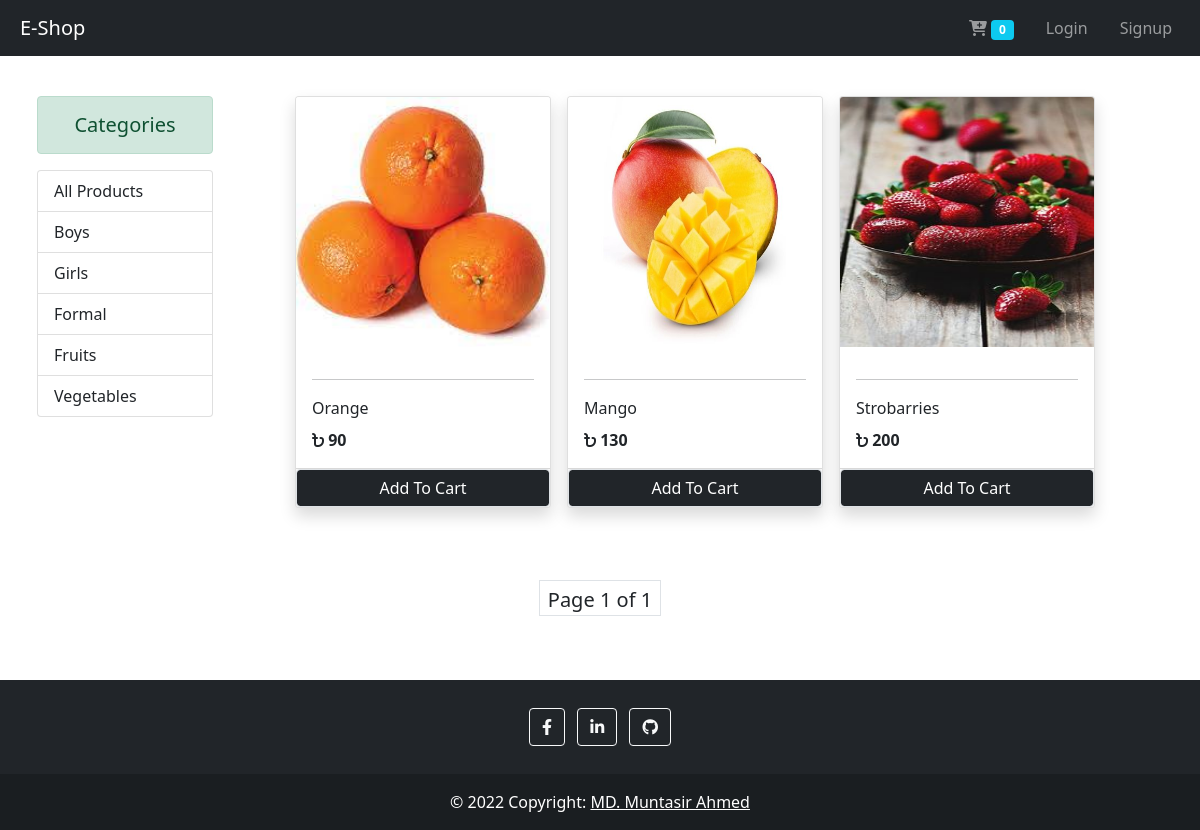
The page /?category=6 on the database its author committed.
### store/models.py (models this page shows, shortened)
class Category(models.Model):
    name = models.CharField(max_length=20, default=1)
    @staticmethod
    def get_all_categories():
        return Category.objects.all()

class Product(models.Model):
    name = models.CharField(max_length=50)
    price = models.IntegerField(default=0)
    category = models.ForeignKey(
        Category, on_delete=models.CASCADE)
    description = models.CharField(
        max_length=200, default='', null=True, blank=True)
    image = models.ImageField(upload_to='uploads/products/')
    @staticmethod
    def get_all_products_by_categoryId(category_id):
        if category_id:
            return Product.objects.filter(category=category_id)
        else:
            return Product.objects.all()

### store/views.py (the view, shortened to what this page needs)
# urls.py: path('', views.Index.as_view(), name="index"),
class Index(View):
    def get(self, request):
        cart = request.session.get('cart')
        if not cart:
            request.session.cart = {}
        products = None
        categories = Category.get_all_categories()
        categoryId = request.GET.get('category')
        if categoryId:
            if categoryId == "-1":
                products = Product.get_all_products()
            else:
                products = Product.get_all_products_by_categoryId(
                    category_id=categoryId)
        else:
            products = Product.get_all_products()
        pagination = Paginator(products, 10)
        page = request.GET.get('page')
        venues = pagination.get_page(page)
        data = {
            'products': venues,
            'categories': categories,
        }
        return render(request, 'index.html', context=data)

### store/templatetags/cart.py (called while the page is built)
@register.filter(name='is_in_cart')
def is_in_cart(product, cart):
    keys = cart.keys()
    for id in keys:
        if int(id) == product.id:
            return True
    return False

### store/templates/index.html (shortened to what this page needs)
{% extends 'base.html' %}
{% load cart %}
{% load static %}
{% block styles %}
<link rel="stylesheet" href="{% static '/css/index.css' %}">
{% endblock styles %}
{% block content %}
<div class="container-fluid mt-5 pt-5">
    <div class="row">
        <div class="col-lg-2 mx-auto">
            <div>
                <p class="alert alert-success mb-3 font h5 text-center">Categories</p>
            </div>
            <div class="list-group" id="navitem_list">
                <a href="/?category=-1" class="list-group-item list-group-item-action">All Products</a>
                {% for category in categories %}
                <a href="/?category={{category.id}}" class="list-group-item list-group-item-action" active>{{category.name}}</a>
                {% endfor %}
            </div>
        </div>
        <div id="products" class="col-lg-9 mx-auto">
            <div class="row mx-auto">
                {% for product in products %}
                <div class="card mx-2 p-0 mb-4 shadow" id="{{product.id}}" style="width: 16rem;">
                    <img src="{{product.image.url}}" class="card-img-top image-cover" alt="" height="250px">
                    <div class="card-body">
                        <hr>
                        <p class="card-title">{{product.name}}</p>
                        <p class="card-text"><i class="fa-solid fa-bangladeshi-taka-sign"></i><b> {{product.price}}</b></p>
                    </div>
                    <div class="card-footer p-0">
                        {% if product|is_in_cart:request.session.cart %}
                        {% comment %} quantity increment and decrement starts {% endcomment %}
                        <div class="row g-0">
                            {% comment %} minus button starts {% endcomment %}
                            <form action="/#{{product.id}}" method="POST" class="col-2">
                                {% csrf_token %}
                                <input type="text" name="product" value="{{product.id}}" hidden>
                                <input type="text" name="remove" value="True" hidden>
                                <input type="submit" value=" - " class="btn btn-block btn-dark">
                            </form>
                            {% comment %} minus button ends {% endcomment %}
                            <div class="text-center col pt-2">{{product|cart_quantity:request.session.cart}} in Cart</div>
                            {% comment %} plus button starts {% endcomment %}
                            <form action="/#{{product.id}}" method="POST" class="col-2">
                                {% csrf_token %}
                                <input type="text" name="product" value="{{product.id}}" hidden>
                                <input type="submit" value=" + " class="btn btn-block btn-dark">
                            </form>
                            {% comment %} plus button ends {% endcomment %}
                        </div>
                        {% comment %} quantity increment and decrement starts {% endcomment %}
                        {% else %}
                        <form action="/#{{product.id}}" method="POST" class="btn-block">
                            <input type="submit" class="btn btn-dark border form-control" value="Add To Cart">
                        </form>
                        {% endif %}
                    </div>
                </div>
                {% endfor %}
            </div>
        </div>
    </div>
</div>
<div class="d-flex justify-content-center py-5 fs-5" aria-label="Page navigation example">
    <ul class="pagination">
        <li class="page-item text-center px-2 pt-1 border">Page {{products.number}} of {{products.paginator.num_pages}}</li>
    </ul>
</div>
{% endblock content %}

### static/css/index.css (style rules this page uses)
.card { transition: all .3s ease-in-out; }

### rows shown on the page
Category: name "Boys"
Category: name "Girls"
Category: name "Formal"
Category: name "Fruits"
Category: name "Vegetables"
Product: image (picture), name "Orange", price "90"
Product: {{ product.id }} 16 (drawn), image (picture), name "Mango", price "130"
Product: image (picture), name "Strobarries", price "200"

### other values the page prints
{{ request.session.cart.keys|length }} "0"
{{ products.number }} "1"
{{ products.paginator.num_pages }} "1"
